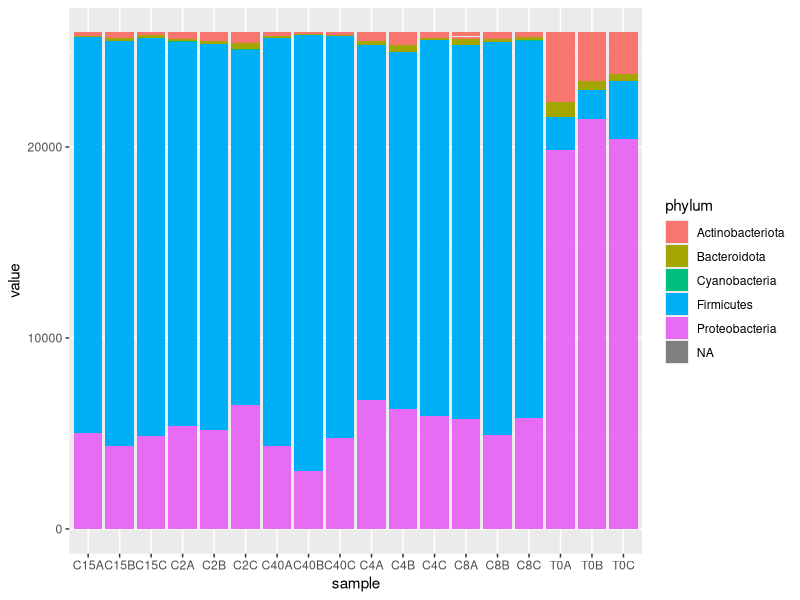
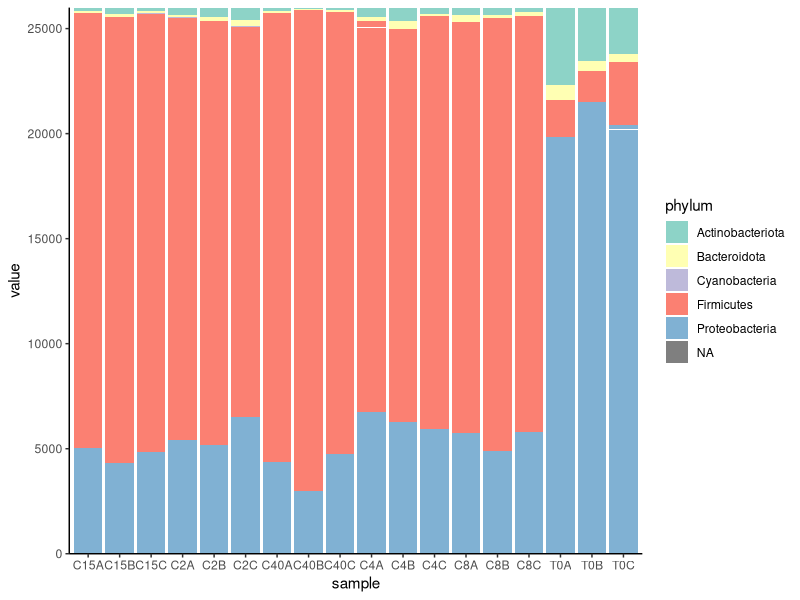

Write the R code that produced these figures, in order.
## ---- chunk 1
#setting working direectory
setwd("~/Documents/github/coding_club/")

#install.packages("tidyverse")
library(tidyverse)
## ---- chunk 2
#| warning: false

counts <- read.table("raw_data/feature-table_ampli.tsv",
                     header = TRUE, #it recognize first row as header
                     sep = "\t") #how is the file separated (e.g ",", ";")

taxonomy <- read_tsv("raw_data/taxonomy_ampli.tsv")

metadata <-  read_tsv("raw_data/weight_ph_data.txt")
## ---- chunk 3
#| warning: false
taxonomy <- read_tsv("raw_data/taxonomy_ampli.tsv") %>% 
  rename(OTUID='Feature ID') %>%
  separate(Taxon,
           into=c("superkingdom", "phylum", "class", "order", "family", "genus", "species"),
           sep = ";") %>%
  select(OTUID, phylum) %>% 
  mutate(phylum=str_replace(phylum, " p__", ""))

head(taxonomy) #check the first 5 row of the dataframe
## ---- chunk 4
#| warning: false
counts %>% 
  pivot_longer(-OTUID,
               names_to = "sample",
               values_to = "value") %>%
  inner_join(taxonomy, by="OTUID") 

## ---- chunk 5
#| warning: false

counts %>% 
  pivot_longer(-OTUID,
               names_to = "sample",
               values_to = "value") %>%
  inner_join(taxonomy, by="OTUID") %>% 
  ggplot(mapping = aes(x = sample, 
                       y = value,
                       fill = phylum)) +
  geom_bar(stat = "identity") # We dont want geom_bar to count the observations. Only plotting
## ---- chunk 6
bar_colors <- c('#8dd3c7','#ffffb3','#bebada','#fb8072','#80b1d3','#fdb462',
                '#b3de69','#fccde5','#d9d9d9','#bc80bd')


counts %>% 
  pivot_longer(-OTUID,
               names_to = "sample",
               values_to = "value") %>%
  inner_join(taxonomy, by="OTUID") %>% 
  ggplot(mapping = aes(x = sample, 
                       y = value,
                       fill = phylum)) +
  geom_bar(stat = "identity") +
  scale_fill_manual(values = bar_colors) +
  scale_y_continuous(expand = c(0,0)) +
  theme_classic()
